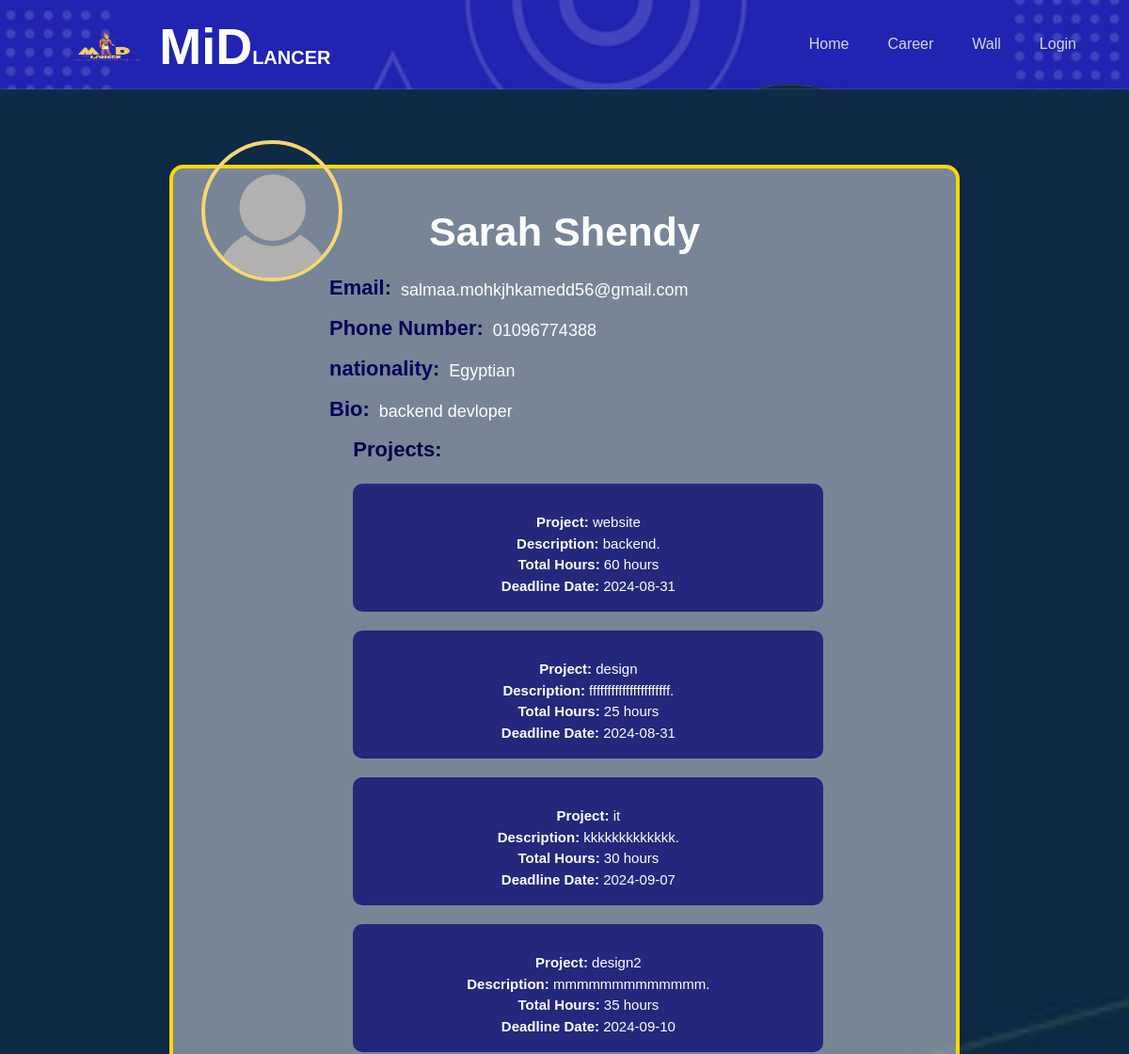
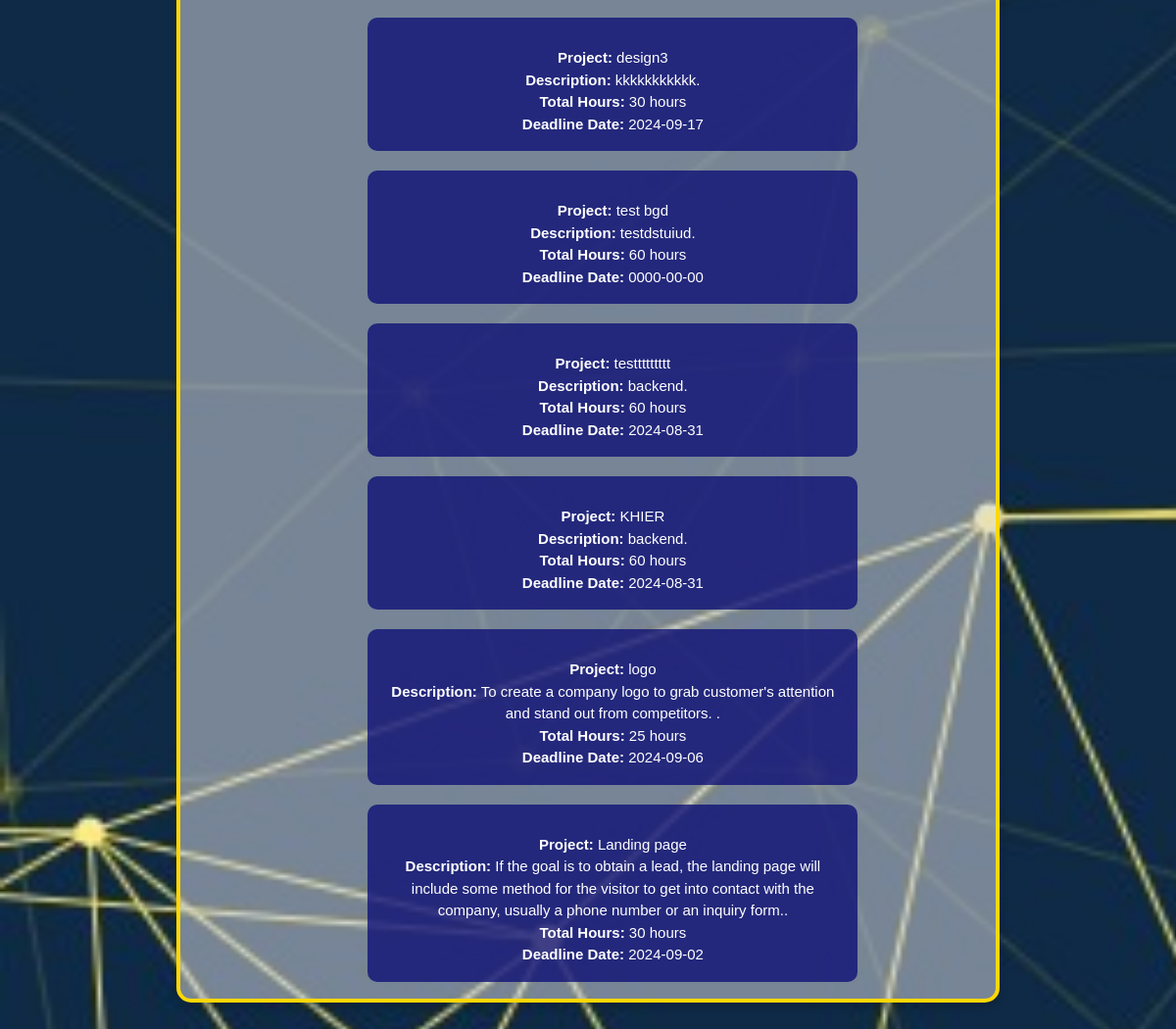
/clientview.php?cid=1, run on an earlier commit of the app's database (2 pictures, top to bottom).
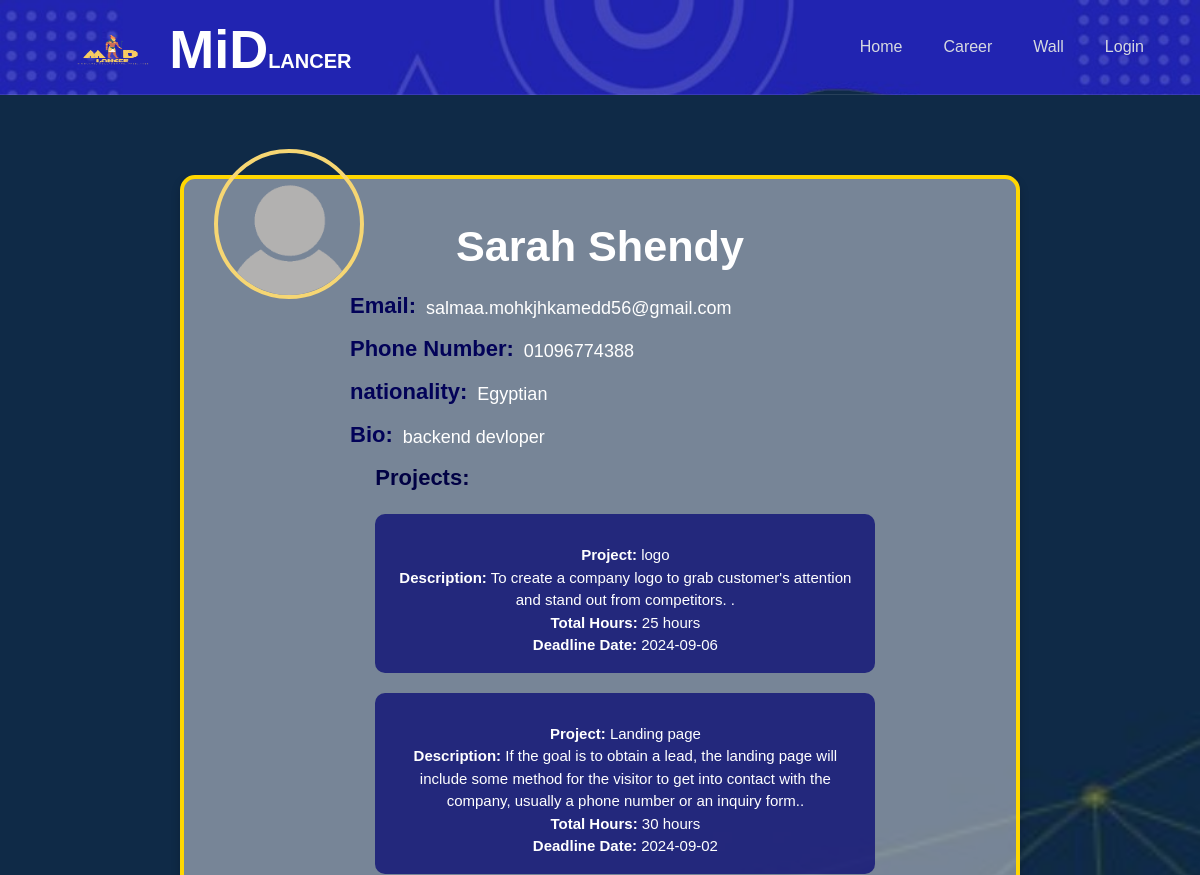
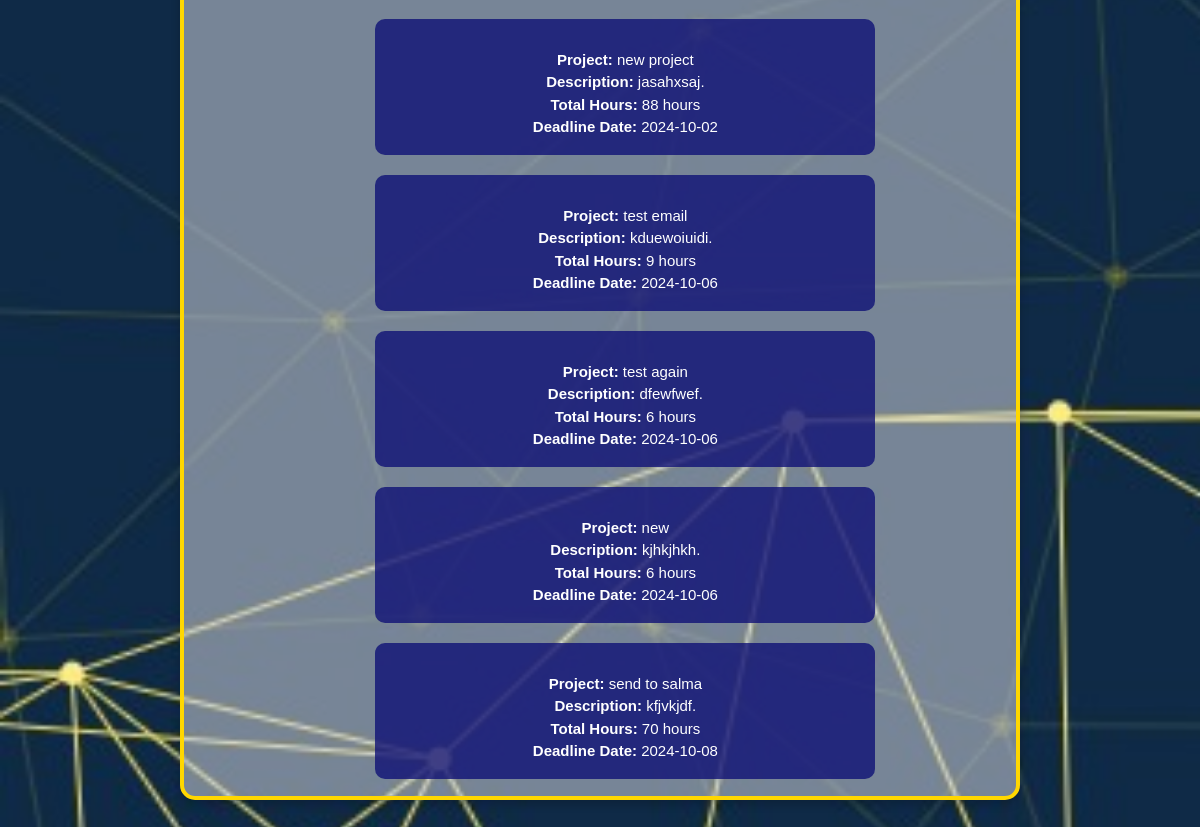
And on a later commit of the database (2 pictures, top to bottom).
### tables this page shows
CREATE TABLE `user` (
  `user_id` int(11) NOT NULL,
  `user_name` varchar(250) NOT NULL,
  `email` varchar(250) NOT NULL,
  `phone_number` varchar(20) NOT NULL,
  `password` varchar(255) NOT NULL,
  `user_image` longtext DEFAULT 'defaultprofile.png',
  `bio` varchar(255) DEFAULT NULL,
  `nationality_id` int(11) NOT NULL,
  `last_seen` datetime DEFAULT current_timestamp()
);

CREATE TABLE `nationality` (
  `nationality_id` int(11) NOT NULL,
  `nationality` varchar(250) NOT NULL
);

CREATE TABLE `project` (
  `project_id` int(11) NOT NULL,
  `project_name` varchar(250) NOT NULL,
  `description` varchar(250) NOT NULL,
  `total_hours` int(11) NOT NULL,
  `deadline_date` date NOT NULL,
  `user_id` int(11) NOT NULL,
  `type_id` int(11) DEFAULT NULL,
  `posting` int(11) NOT NULL
);

### clientview.php (the view, shortened to what this page needs)
<?php
include 'nav+bm.php';
if(isset($_GET['cid']))
{
    $client_id= mysqli_real_escape_string($connect, $_GET['cid']);
}
else
    header("Location: home.php");
$select_user = "SELECT * FROM `user`
                JOIN `nationality` ON `nationality`.`nationality_id` = `user`.`nationality_id`
                WHERE `user_id` = '$client_id'";
$run_user = mysqli_query($connect,$select_user);
$select_posted_projects = "SELECT * FROM `project`
                            JOIN `user` ON `user`.`user_id` = `project`.`user_id`
                            WHERE `project`.`user_id` = '$client_id' AND `project`.`posting` = 1";
$run_posted_projects = mysqli_query($connect,$select_posted_projects);
?>
<!DOCTYPE html>
<html lang="en">
<head>
    <link href="https://cdn.jsdelivr.net/npm/bootstrap@5.0.2/dist/css/bootstrap.min.css" rel="stylesheet">
    <link rel="stylesheet" href="https://cdnjs.cloudflare.com/ajax/libs/font-awesome/6.0.0-beta3/css/all.min.css">
    <link rel="stylesheet" href="./css/clientprofile.css">
</head>
<body>
<h2></h2>
    <div class="profile-container">
        <?php foreach($run_user as $data){ ?>
            <div class="profile-image">
                <img src="<?php echo "img/profile/".htmlspecialchars($data['user_image'], ENT_QUOTES, 'UTF-8' )?>" alt="Profile Image" id="image-preview">
            </div>
            <h1><?php echo htmlspecialchars($data['user_name'], ENT_QUOTES, 'UTF-8' )?></h1>
            <form method="POST" class="profile-form" enctype="multipart/form-data">
                <div class="form-group">
                    <label for="career">Email:</label>
                    <p> <?php echo htmlspecialchars($data['email'], ENT_QUOTES, 'UTF-8' )?></p>
                </div>
                <div class="form-group">
                    <label for="job-title">Phone Number:</label>
                    <p class="web"><?php echo htmlspecialchars($data['phone_number'], ENT_QUOTES, 'UTF-8' ) ?></p>
                </div>
                <div class="form-group">
                    <label for="bio">nationality:</label>
                    <p><?php echo htmlspecialchars($data['nationality'], ENT_QUOTES, 'UTF-8' ) ?></p>
                </div>
                <div class="form-group">
                    <label for="bio">Bio:</label>
                    <p><?php echo htmlspecialchars($data['bio'], ENT_QUOTES, 'UTF-8' ) ?></p>
                </div>
            </form>
            <div class="form-group11">
                <div class="all">
                    <div class="txt d-flex f-row "> <label for="experience">Projects:</label>
                    </div>
                    <?php  if(mysqli_num_rows($run_posted_projects) > 0) { ?>
                        <?php foreach($run_posted_projects as $project){ ?>
                        <div class="post2">
                            <p>
                                <strong>Project:</strong> <?php echo htmlspecialchars($project['project_name'], ENT_QUOTES, 'UTF-8' )?><br>
                                <strong>Description:</strong>  <?php echo htmlspecialchars($project['description'] , ENT_QUOTES, 'UTF-8' )?>.<br>
                                <strong>Total Hours:</strong> <?php echo htmlspecialchars($project['total_hours'] , ENT_QUOTES, 'UTF-8' )?> hours<br>
                                <strong>Deadline Date:</strong> <?php echo htmlspecialchars($project['deadline_date'], ENT_QUOTES, 'UTF-8' )?>
                            </p>
                        </div>
                    <?php }}else{ ?>
                        <h3>No Posts Yet</h3>
                    <?php } ?>
                </div>
            </div>
        </div>
    <?php } ?>
</body>
</html>

### nav+bm.php (shortened to what this page needs)
<?php
$currpage = basename($_SERVER['PHP_SELF']);
$pageArray =
    [
        'home.php' => ($currpage == 'home.php') ? ' active' : '',
        'clientprofile.php' => ($currpage == 'clientprofile.php') ? ' active' : '',
        'FREELANCERPROFILE.php' => ($currpage == 'FREELANCERPROFILE.php') ? ' active' : '',
        'career.php' => ($currpage == 'career.php') ? ' active' : '',
        'accepted-requests.php' => ($currpage == 'accepted-requests.php') ? ' active' : '',
        'my_projects_client.php' => ($currpage == 'my_projects_client.php') ? ' active' : '',
        'income-request.php' => ($currpage == 'income-request.php') ? ' active' : '',
        'my_projects_freelancer.php' => ($currpage == 'my_projects_freelancer.php') ? ' active' : '',
        'wall.php' => ($currpage == 'wall.php') ? ' active' : '',
    ];
?>
<!DOCTYPE html>
<html lang="en">
<head>
    <link rel="stylesheet" href="https://cdnjs.cloudflare.com/ajax/libs/font-awesome/6.6.0/css/all.min.css"
 />
    <link href="css/bootstrap.min.css" rel="stylesheet">
    <link href="css/nav+bm.css" rel="stylesheet">
</head>
<body>
<div class="container-xxl position-relative p-0">
    <nav class="navbar navbar-expand-lg navbar-light px-4 px-lg-5  py-lg-0">
        <a href="home.php" class="navbar-brand p-0">
            <h1 class="m-0"><img src="imgs/MiDlancer (2).png" class="w-50 " alt="">MiD<span
                        class="fs-5">LANCER</span></h1>
        </a>
        <div class="collapse navbar-collapse" id="navbarCollapse">
            <div class="navbar-nav ms-auto py-0">
                <a href="home.php" class="nav-item nav-link<?php echo $pageArray['home.php'] ?>">Home</a>
                <a href="career.php" class="nav-item nav-link<?php echo $pageArray['career.php']; ?>">Career</a>
                <a href="wall.php" class="nav-item nav-link<?php echo $pageArray['wall.php'] ?>">Wall</a>
                <?php if((!isset($_SESSION['user_id'])) AND (!isset($_SESSION['freelancer_id']))){ ?>
                    <a href="choose_login.php"
                        class="nav-item nav-link">Login</a>
                    </div>
                <?php } ?>
            </div>
            </div>
</body>
</html>

### css/nav+bm.css (style rules this page uses)
:root { --primary-color: #080a74; --secondary-color: #f6d673; --Thirdly-color: #d6d9e0; --fourthly-color: #1d1d27; }
.navbar { background-image: url(../imgs/nav.png); background-repeat: no-repeat; background-size: cover; }
.navbar-light .navbar-nav .nav-link { position: relative; margin-left: 25px; padding: 35px 0; color: var(--Thirdly-color) !important; outline: none; transition: .5s; }
.navbar-light .navbar-brand h1 { color: #FFFFFF; }
.navbar-light .navbar-brand img { max-height: 60px; transition: .5s; }
@media (min-width: 992px) { .navbar-light { position: absolute; width: 100%; top: 0; left: 0; border-bottom: 1px solid rgba(256, 256, 256, .1); z-index: 999; } }
@media (min-width: 992px) { .navbar-light .navbar-nav .nav-link::before { position: absolute; content: ""; width: 0; height: 2px; bottom: -1px; left: 50%; background: var(--secondary-color); transition: .5s; } }
h2 { color: var(--Thirdly-color); }
a { text-decoration: none; color: var(--fourthly-color); }

### css/clientprofile.css (style rules this page uses)
:root { --blue-color: #080a74; --primary-color: #080a74; --secondary-color: #f6d673; --background-color: #f7faff; --input-bg-color: #1d1d27; --text-color: #ffffff; --button-bg-color: #f6d673; --button-hover-bg-color: #2124b1; --popup-bg-color: #ffffff; --popup-border-color: #2124b1; }
body { font-family: 'Arial', sans-serif; background-image: url(../img/WhatsApp\ Image\ 2024-08-11\ at\ 12.05.36_6e53c2c1.jpg); background-size: cover; color: var(--text-color); margin: 0; }
.profile-container { position: relative; width: 70%; margin: auto; background-color: #d6d9e085; border-radius: 15px; box-shadow: 0 4px 10px rgba(0, 0, 0, 0.2); text-align: center; border: 4px solid gold; margin-bottom: 4%; }
h2 { color: var(--secondary-color) !important; font-size: 2.7em; font-weight: 600; text-align: center; padding-bottom: 3%; padding-top: 3%; }
h1 { color: var(--text-color) !important; font-size: 2.7em; font-weight: 600; margin-top: 2%; padding-top: 3%; }
.profile-image { width: 150px; height: 150px; border-radius: 50%; border: 4px solid var(--secondary-color); overflow: hidden; position: absolute; top: -30px; left: 30px; }
.profile-image img { width: 100%; }
p { color: var(--text-color); font-weight: 540; font-size: large; position: relative; top: 15px; }
.profile-form { display: flex; flex-direction: column; align-items: center; }
.form-group11 { font-size: 22px !important; width: 100%; max-width: 500px; display: flex; flex-direction: row; gap: 10px; color: #010144; font-weight: 600; padding-top: 9px; margin-left: 23%; margin-bottom: 2%; }
.form-group { width: 100%; max-width: 500px; display: flex; flex-direction: row; gap: 10px; }
.form-group label { font-weight: bold; font-size: 22px; color: rgb(2, 2, 88); text-align: left; padding-top: 9px; }
a { text-decoration: none; color: black; }
.all { width: 100%; height: auto; display: flex; flex-direction: column; }
.post2 { width: 100%; background-color: #080a74c0; margin-top: 4%; border-radius: 10px; }
.all .post2 p { font-size: 15px; color: white; padding: 3%; }
img { width: 100%; height: 100%; border-radius: 10px; }

What changed in the data, as far as the page shows it:
removed project: project_name "website", description "backend", total_hours "60", deadline_date "2024-08-31"
removed project: project_name "design", description "ffffffffffffffffffffff", total_hours "25", deadline_date "2024-08-31"
removed project: project_name "it", description "kkkkkkkkkkkkk", total_hours "30", deadline_date "2024-09-07"
removed project: project_name "design2", description "mmmmmmmmmmmmm", total_hours "35", deadline_date "2024-09-10"
removed project: project_name "design3", description "kkkkkkkkkkk", total_hours "30", deadline_date "2024-09-17"
removed project: project_name "test bgd", description "testdstuiud", total_hours "60", deadline_date "0000-00-00"
removed project: project_name "testtttttttt", description "backend", total_hours "60", deadline_date "2024-08-31"
removed project: project_name "KHIER", description "backend", total_hours "60", deadline_date "2024-08-31"
added project: project_name "new project", description "jasahxsaj", total_hours "88", deadline_date "2024-10-02"
added project: project_name "test email", description "kduewoiuidi", total_hours "9", deadline_date "2024-10-06"
added project: project_name "test again", description "dfewfwef", total_hours "6", deadline_date "2024-10-06"
added project: project_name "new", description "kjhkjhkh", total_hours "6", deadline_date "2024-10-06"
added project: project_name "send to salma", description "kfjvkjdf", total_hours "70", deadline_date "2024-10-08"
